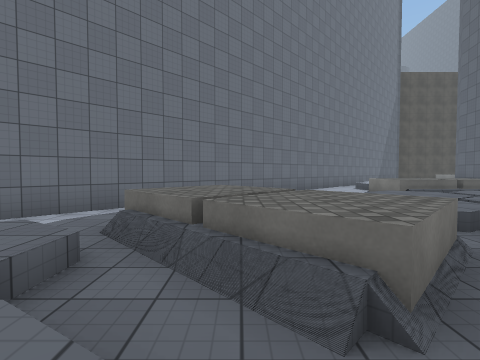
[1] (above)

17 first-person views from a walk through a Unity game level. The camera is 1.5 m above the floor, tilts 2° down and sees 85° across. The floor is counted in squares, 2 m on a side. Each view is taken from the middle of a square. On the plan, view 1 faces up. The plan holds only what a view shows up to about 9 squares ahead; the rest is blank. The place goes on beyond the plan. The player is left out. Some animated figures are left out. Surface patterns are stand-ins for the level's own textures.

[2]
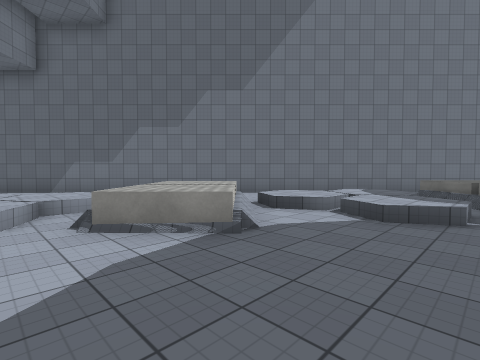

[3]
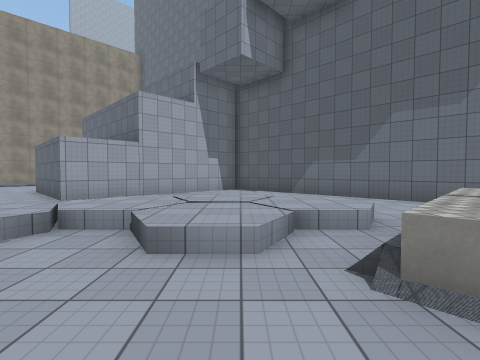

[4]
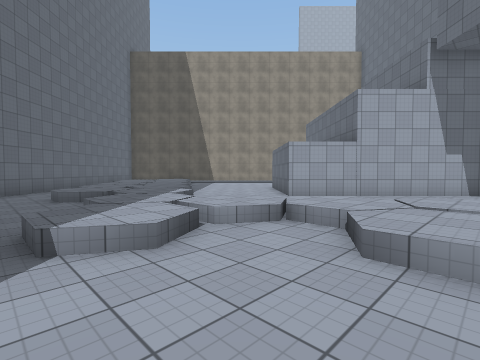

[5]
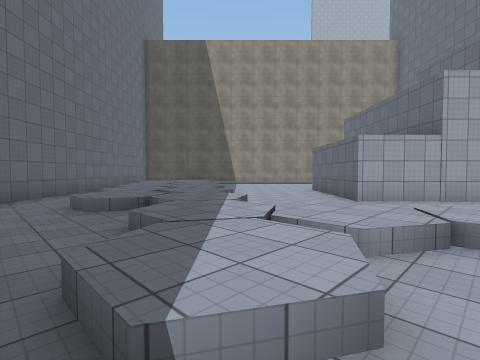

[6]
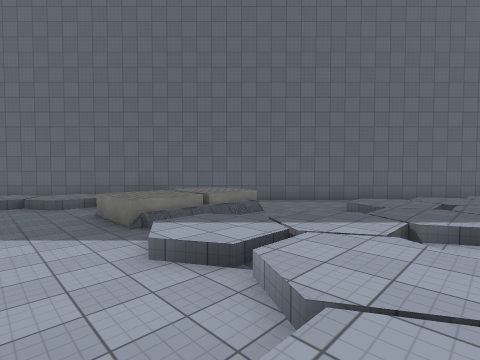

[7]
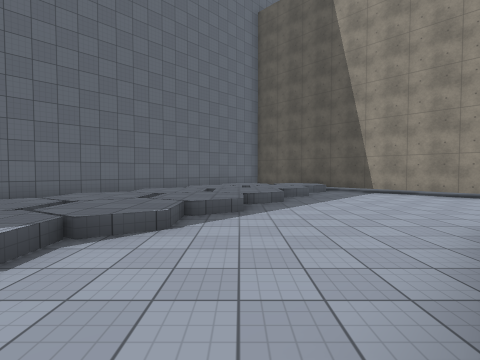

[8]
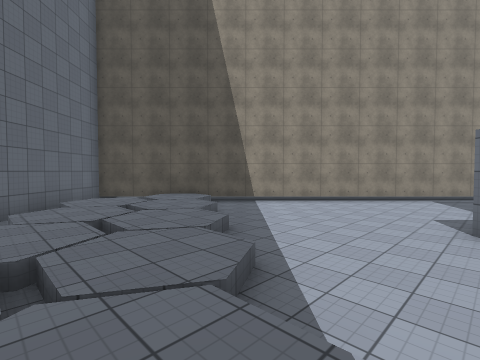

[9]
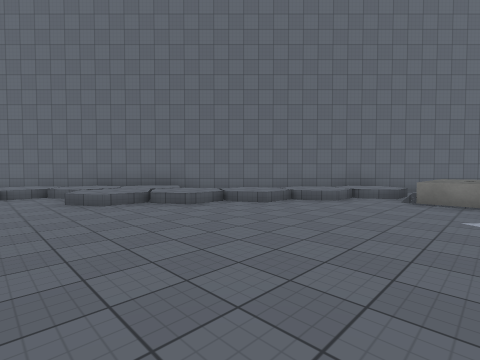

[10]
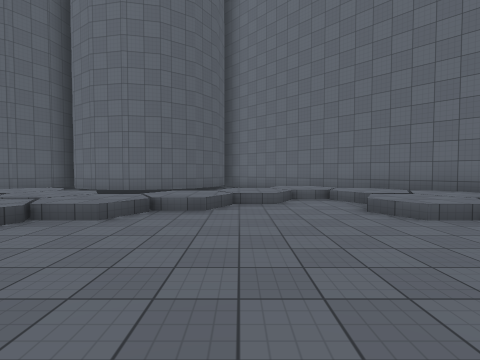

[11]
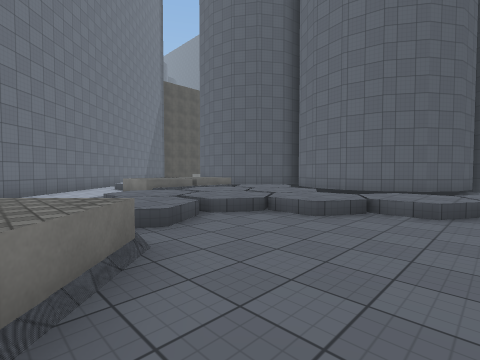

[12]
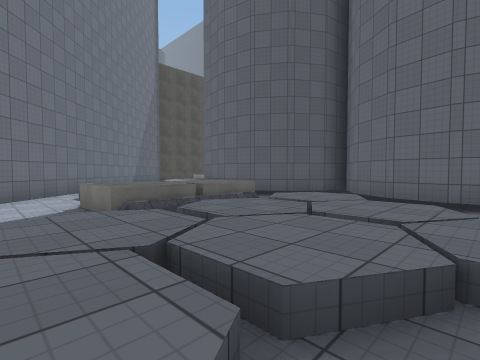

[13]
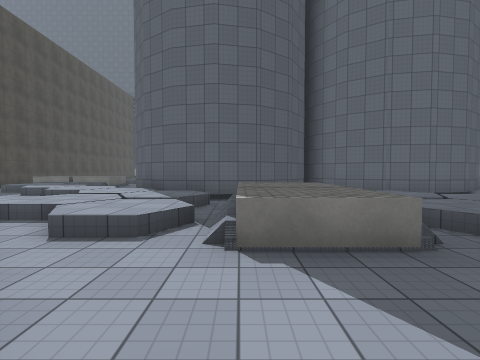

[14]
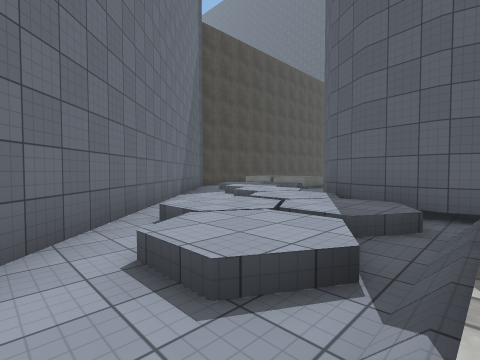

[15]
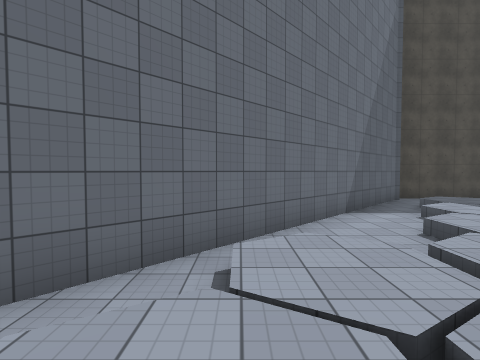

[16]
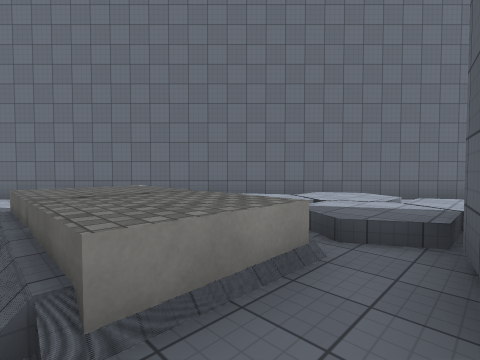

[17]
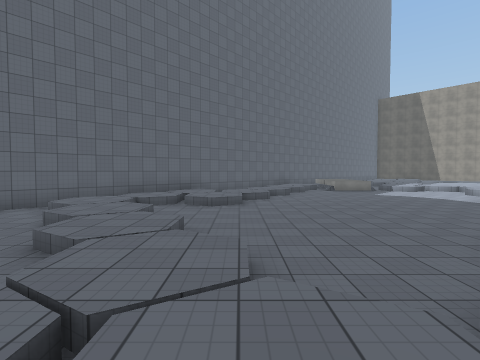

### Floor plan
Key: @ floor where view 1 was taken; # wall or solid block; . main floor; : floor 0.5 m higher than the main floor; + floor 1 m higher than the main floor; / step, stairs or slope; = window, fence, low wall or low ledge.
Columns run from 18 left of view 1 to 11 right of it. Each row starts with its distance up from view 1.
 19                             ##
 18                            ##.
 17                           ##./
 16                          ##.//
 15                         ##../:
 14                        ##../:/
 13                       ##/////
 12                      ##./:/:##
 11                     ##./:/:##
 10                    ##..////#
  9                    #...///###
  8                  ##  ..+/+=.#
  7                  #.....////. #
  6                ##    /:////  #
  5               ##.    ////// #
  4               #../// :/:/:. #
  3                 ./////./:/..#
  2            ##  /:./+=..///..#
  1            #..////./..../:...#
  0          ##  ./:/:@....../:..
 -1         ##.  ///./.......///..
 -2        ##.../+//........../:.#
 -3       ##.  ///+//....../:/:/##
 -4      ##..  /:./......./////##
 -5      #.   /:/:......../:/:##
 -6      ##.  ////......./:/.##
 -7       ##.  /:.......///.#
 -8        ##.../:/:///./:.#
 -9         ##../////++/:/##
-10         ##.../:./++//##
-11        ##.../:/.///.##
-12      ..#...////....#
-13 #........../:/:...#
-14 ##......../:/:/..##
-15  ##....../////..##
-16   ##...../:/:..##
-17    ##.../:/:/.##
-18     ##./////.#
-19      ##/:/:.##
-20       ##/ /##
-21        ## ##

Where each view was taken, in squares from view 1:
view 1: 0 up, 0 right, facing up
view 2: 5 down, 0 right, facing up-left
view 3: 5 down, 2 left, facing left
view 4: 5 down, 2 left, facing down-left
view 5: 7 down, 2 left, facing down-left
view 6: 6 down, 6 left, facing down-right
view 7: 9 down, 8 left, facing down
view 8: 12 down, 6 left, facing down-left
view 9: 1 down, 1 left, facing down-right
view 10: 0 up, 1 right, facing right
view 11: 0 up, 1 right, facing up-right
view 12: 3 up, 3 right, facing up-right
view 13: 9 up, 2 right, facing right
view 14: 9 up, 4 right, facing up-right
view 15: 10 up, 6 right, facing up
view 16: 7 up, 9 right, facing up-left
view 17: 5 up, 5 right, facing down
